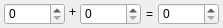
<?xml version="1.0" encoding="UTF-8"?>
<ui version="4.0">
 <class>SumWidgetForToolbar</class>
 <widget class="QWidget" name="SumWidgetForToolbar">
  <property name="geometry">
   <rect>
    <x>0</x>
    <y>0</y>
    <width>223</width>
    <height>28</height>
   </rect>
  </property>
  <property name="windowTitle">
   <string>Form</string>
  </property>
  <widget class="QSpinBox" name="spinBoxEnd">
   <property name="geometry">
    <rect>
     <x>158</x>
     <y>3</y>
     <width>61</width>
     <height>22</height>
    </rect>
   </property>
  </widget>
  <widget class="QSpinBox" name="spinBox1">
   <property name="geometry">
    <rect>
     <x>4</x>
     <y>3</y>
     <width>61</width>
     <height>22</height>
    </rect>
   </property>
  </widget>
  <widget class="QLabel" name="label_2">
   <property name="geometry">
    <rect>
     <x>146</x>
     <y>6</y>
     <width>16</width>
     <height>16</height>
    </rect>
   </property>
   <property name="text">
    <string>=</string>
   </property>
  </widget>
  <widget class="QSpinBox" name="spinBox2">
   <property name="geometry">
    <rect>
     <x>80</x>
     <y>3</y>
     <width>61</width>
     <height>22</height>
    </rect>
   </property>
  </widget>
  <widget class="QLabel" name="label">
   <property name="geometry">
    <rect>
     <x>69</x>
     <y>4</y>
     <width>16</width>
     <height>16</height>
    </rect>
   </property>
   <property name="text">
    <string>+</string>
   </property>
  </widget>
 </widget>
 <resources/>
 <connections/>
</ui>
